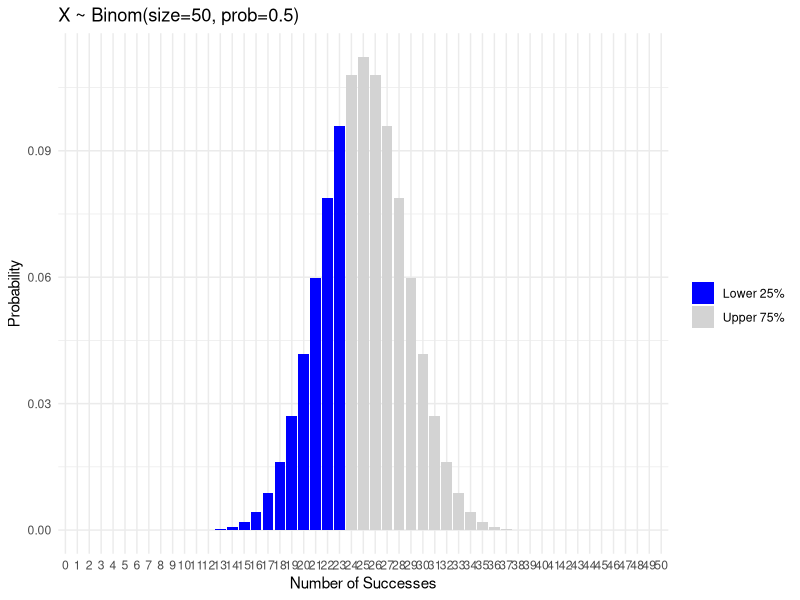
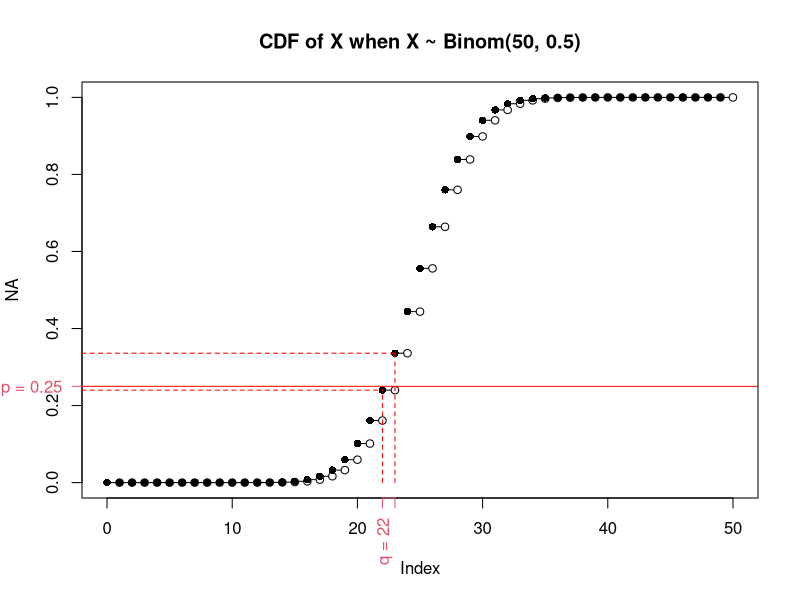

Recreate these plots in R, in order.
## ---- chunk 1
#| label: PXlex
#| echo: false
#| message: false
library(ggplot2)

# Parameters for the binomial distribution
n <- 50   # Number of trials
p <- 0.5  # Probability of success

# Generate binomial probabilities
x <- 0:n
probabilities <- dbinom(x, size = n, prob = p)

# Determine the quantile for the lower 25%
q25 <- qbinom(p = 0.25, size = n, prob = p)

# Create a data frame for plotting
data <- data.frame(x = x, probabilities = probabilities)

# Add a new column to classify the bars
data$group <- ifelse(data$x <= q25, "Lower 25%", "Upper 75%")

# Plot the binomial distribution with coloring
ggplot(data) +
  aes(x = factor(x), y = probabilities, fill = group) +
  geom_bar(stat = "identity") +
  scale_fill_manual(
    values = c("Lower 25%" = "blue", "Upper 75%" = "lightgray")
  ) +
  labs(
    x = "Number of Successes",
    y = "Probability",
    title = "X ~ Binom(size=50, prob=0.5)",
    fill = "") +
  theme_minimal()
## ---- chunk 2
#| label: cdf
#| echo: false
q <- seq(0, 50, 1)
f <- pbinom(q, size = 50, prob = 0.5)

plot(NA, col = 0, xlim = c(0, 50), ylim = c(0, 1),
  main = "CDF of X when X ~ Binom(50, 0.5)")
for (i in 2:51) {
  lines(x = q[c(i - 1, i)], y = f[c(i-1, i-1)])
  points(q[i-1], f[i-1], pch = 16)
  points(q[i], f[i-1], pch = 21, bg = "white")
}

abline(h = 0.25, col = "red")
lines(x = c(-10, 22), y = rep(pbinom(22, 50, 0.5), 2), col = "red", lty = 2)
lines(x = c(-10, 23), y = rep(pbinom(23, 50, 0.5), 2), col = "red", lty = 2)
lines(x = c(22, 22), y = c(0, pbinom(22, 50, 0.5)), lty = 2, col = "red")
lines(x = c(23, 23), y = c(0, pbinom(23, 50, 0.5)), lty = 2, col = "red")
axis(side = 2, at = 0.25, las = 2, label = "p = 0.25",
  col = 2, col.axis = 2)
axis(side = 1, at = c(22, 23), las = 2, label = paste0("q = ", c(22, 23)),
  col = 2, col.axis = 2)
